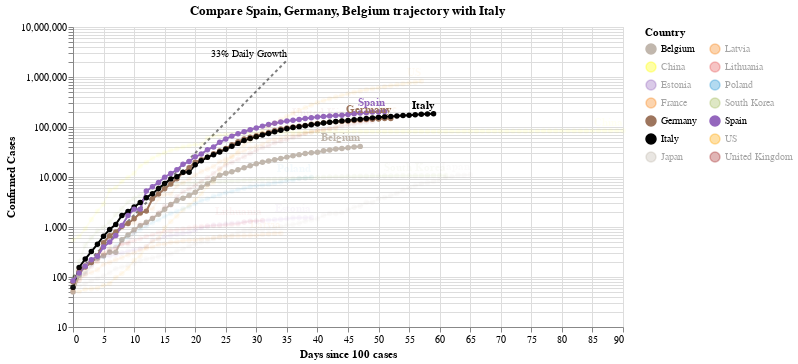

The notebook cell this image was saved under:
### Code cell
#hide_input
chart2 = make_since_chart(['Spain', 'Germany', 'Belgium'])
chart2

### Figure 1 — Vega-Lite specification as saved in the notebook (floating-point values rounded to 4 significant figures; data arrays with more than 128 entries replaced by an {"elided": "..."} marker saying what was removed)
{"config": {"view": {"continuousWidth": 400, "continuousHeight": 300}}, "layer": [{"mark": {"type": "line", "color": "black", "opacity": 0.5, "strokeDash": [3, 3]}, "encoding": {"x": {"type": "quantitative", "field": "Days since 100 cases"}, "y": {"type": "quantitative", "field": "Confirmed Cases"}}}, {"mark": {"type": "text", "align": "right", "dy": -6, "fontSize": 10, "text": "33% Daily Growth"}, "encoding": {"x": {"type": "quantitative", "field": "Days since 100 cases"}, "y": {"type": "quantitative", "field": "Confirmed Cases"}}, "transform": [{"filter": "(datum['Days since 100 cases'] >= 35)"}]}, {"data": {"name": "data-a51d55a74321f2f9f1b4220d6a713abf"}, "mark": {"type": "line", "point": true}, "encoding": {"color": {"type": "nominal", "field": "Country", "legend": {"columns": 2}, "scale": {"domain": ["Belgium", "China", "Estonia", "France", "Germany", "Italy", "Japan", "Latvia", "Lithuania", "Poland", "South Korea", "Spain", "US", "United Kingdom"], "range": ["#C1B7AD", "yellow", "#9467bd", "#F58518", "#9D755D", "black", "#C1B7AD", "#F58518", "#E45756", "#2495D3", "#A1BA59", "#9467bd", "orange", "brown"]}}, "opacity": {"condition": {"value": 1, "selection": "selector003"}, "value": 0.05}, "tooltip": [{"type": "nominal", "field": "Country"}, {"type": "temporal", "field": "Date"}, {"type": "quantitative", "field": "Confirmed Cases"}, {"type": "quantitative", "field": "Days since 100 cases"}], "x": {"type": "quantitative", "field": "Days since 100 cases"}, "y": {"type": "quantitative", "field": "Confirmed Cases", "scale": {"type": "log"}}}, "selection": {"selector003": {"type": "multi", "fields": ["Country"], "bind": "legend", "init": [{"Country": "Spain"}, {"Country": "Germany"}, {"Country": "Belgium"}, {"Country": "Italy"}]}}, "width": 550}, {"data": {"name": "data-a51d55a74321f2f9f1b4220d6a713abf"}, "mark": {"type": "text", "align": "right", "dy": -8, "fontWeight": "bold"}, "encoding": {"color": {"type": "nominal", "field": "Country", "legend": {"columns": 2}, "scale": {"domain": ["Belgium", "China", "Estonia", "France", "Germany", "Italy", "Japan", "Latvia", "Lithuania", "Poland", "South Korea", "Spain", "US", "United Kingdom"], "range": ["#C1B7AD", "yellow", "#9467bd", "#F58518", "#9D755D", "black", "#C1B7AD", "#F58518", "#E45756", "#2495D3", "#A1BA59", "#9467bd", "orange", "brown"]}}, "opacity": {"condition": {"value": 1, "selection": "selector003"}, "value": 0.05}, "text": {"type": "nominal", "field": "Country"}, "tooltip": [{"type": "nominal", "field": "Country"}, {"type": "temporal", "field": "Date"}, {"type": "quantitative", "field": "Confirmed Cases"}, {"type": "quantitative", "field": "Days since 100 cases"}], "x": {"type": "quantitative", "field": "Days since 100 cases"}, "y": {"type": "quantitative", "field": "Confirmed Cases", "scale": {"type": "log"}}}, "transform": [{"filter": "(datum['Date'] >= 1587427200000)"}], "width": 550}], "data": {"name": "data-c1a3bbf4dd040f2e7e8e7a69520e3c2a"}, "title": "Compare Spain, Germany, Belgium trajectory with Italy", "$schema": "https://vega.github.io/schema/vega-lite/v4.0.2.json", "datasets": {"data-c1a3bbf4dd040f2e7e8e7a69520e3c2a": [{"Days since 100 cases": 0, "Confirmed Cases": 100.0}, {"Days since 100 cases": 1, "Confirmed Cases": 133.0}, {"Days since 100 cases": 2, "Confirmed Cases": 176.9}, {"Days since 100 cases": 3, "Confirmed Cases": 235.3}, {"Days since 100 cases": 4, "Confirmed Cases": 312.9}, {"Days since 100 cases": 5, "Confirmed Cases": 416.2}, {"Days since 100 cases": 6, "Confirmed Cases": 553.5}, {"Days since 100 cases": 7, "Confirmed Cases": 736.1}, {"Days since 100 cases": 8, "Confirmed Cases": 979.1}, {"Days since 100 cases": 9, "Confirmed Cases": 1302.0}, {"Days since 100 cases": 10, "Confirmed Cases": 1732.0}, {"Days since 100 cases": 11, "Confirmed Cases": 2303.0}, {"Days since 100 cases": 12, "Confirmed Cases": 3064.0}, {"Days since 100 cases": 13, "Confirmed Cases": 4074.0}, {"Days since 100 cases": 14, "Confirmed Cases": 5419.0}, {"Days since 100 cases": 15, "Confirmed Cases": 7207.0}, {"Days since 100 cases": 16, "Confirmed Cases": 9586.0}, {"Days since 100 cases": 17, "Confirmed Cases": 12750.0}, {"Days since 100 cases": 18, "Confirmed Cases": 16960.0}, {"Days since 100 cases": 19, "Confirmed Cases": 22550.0}, {"Days since 100 cases": 20, "Confirmed Cases": 29990.0}, {"Days since 100 cases": 21, "Confirmed Cases": 39890.0}, {"Days since 100 cases": 22, "Confirmed Cases": 53060.0}, {"Days since 100 cases": 23, "Confirmed Cases": 70560.0}, {"Days since 100 cases": 24, "Confirmed Cases": 93850.0}, {"Days since 100 cases": 25, "Confirmed Cases": 124800.0}, {"Days since 100 cases": 26, "Confirmed Cases": 166000.0}, {"Days since 100 cases": 27, "Confirmed Cases": 220800.0}, {"Days since 100 cases": 28, "Confirmed Cases": 293700.0}, {"Days since 100 cases": 29, "Confirmed Cases": 390600.0}, {"Days since 100 cases": 30, "Confirmed Cases": 519500.0}, {"Days since 100 cases": 31, "Confirmed Cases": 690900.0}, {"Days since 100 cases": 32, "Confirmed Cases": 918900.0}, {"Days since 100 cases": 33, "Confirmed Cases": 1222000.0}, {"Days since 100 cases": 34, "Confirmed Cases": 1625000.0}, {"Days since 100 cases": 35, "Confirmed Cases": 2162000.0}], "data-a51d55a74321f2f9f1b4220d6a713abf": {"elided": "741 records"}}}
